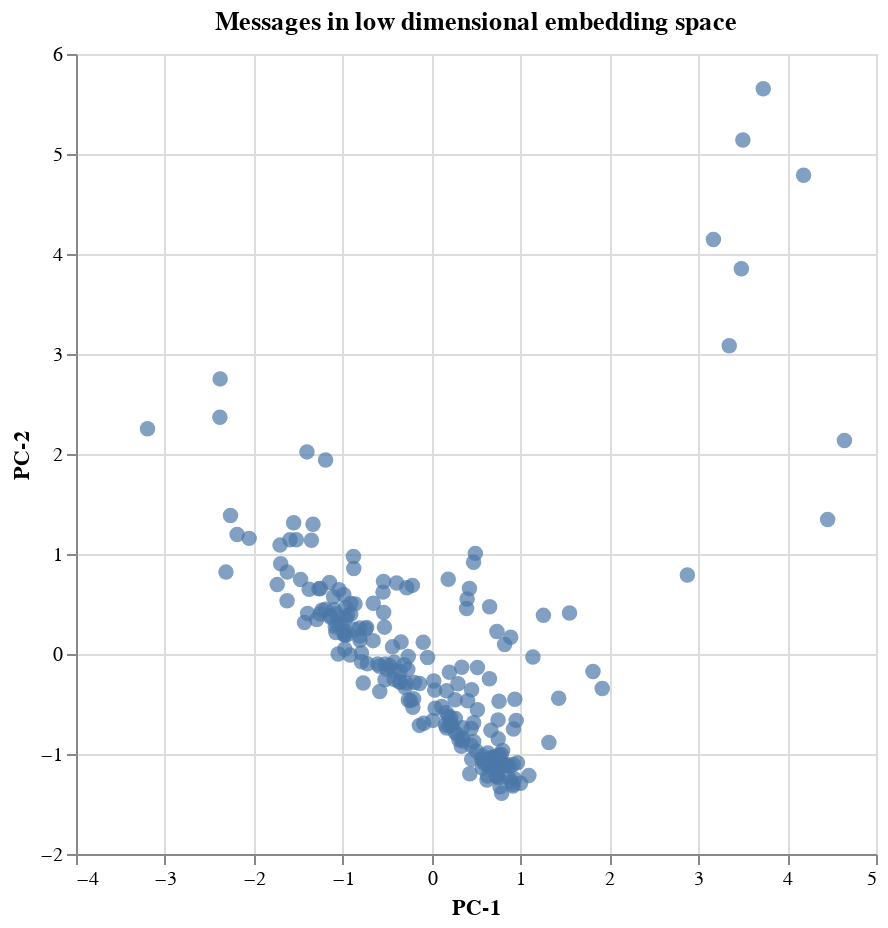

Notebook code for this chart:
### Markdown cell above
We compute a 2D PCA projection of the embeddings.

### Code cell
_embeds = D['embed'].apply(pd.Series)


pca = PCA(n_components=2)
pca.fit(_embeds);
_embeds2d = pca.transform(_embeds)

D['PC-1'] = _embeds2d[:,0]
D['PC-2'] = _embeds2d[:,1]


alt.Chart(D, title="Messages in low dimensional embedding space"
).mark_circle(size=60).encode(
    x='PC-1',
    y='PC-2',
    tooltip='PC-1 PC-2 subject content'.split(' ')
).interactive().properties(width=400, height=400)

print(f"The explained variance rations for each component are {pca.explained_variance_ratio_}, 0 is bad 1 is perfect.")

### Figure 1 — Vega-Lite specification as saved in the notebook (floating-point values rounded to 4 significant figures; data arrays with more than 128 entries replaced by an {"elided": "..."} marker saying what was removed)
{"config": {"view": {"continuousWidth": 300, "continuousHeight": 300}}, "data": {"name": "data-c24b10e71ed77247dc72a2d2470571f9"}, "mark": {"type": "circle", "size": 60}, "encoding": {"tooltip": [{"field": "PC-1", "type": "quantitative"}, {"field": "PC-2", "type": "quantitative"}, {"field": "subject", "type": "nominal"}, {"field": "content", "type": "nominal"}], "x": {"field": "PC-1", "type": "quantitative"}, "y": {"field": "PC-2", "type": "quantitative"}}, "height": 400, "params": [{"name": "param_56", "select": {"type": "interval", "encodings": ["x", "y"]}, "bind": "scales"}], "title": "Messages in low dimensional embedding space", "width": 400, "$schema": "https://vega.github.io/schema/vega-lite/v5.8.0.json", "datasets": {"data-c24b10e71ed77247dc72a2d2470571f9": {"elided": "217 records"}}}
